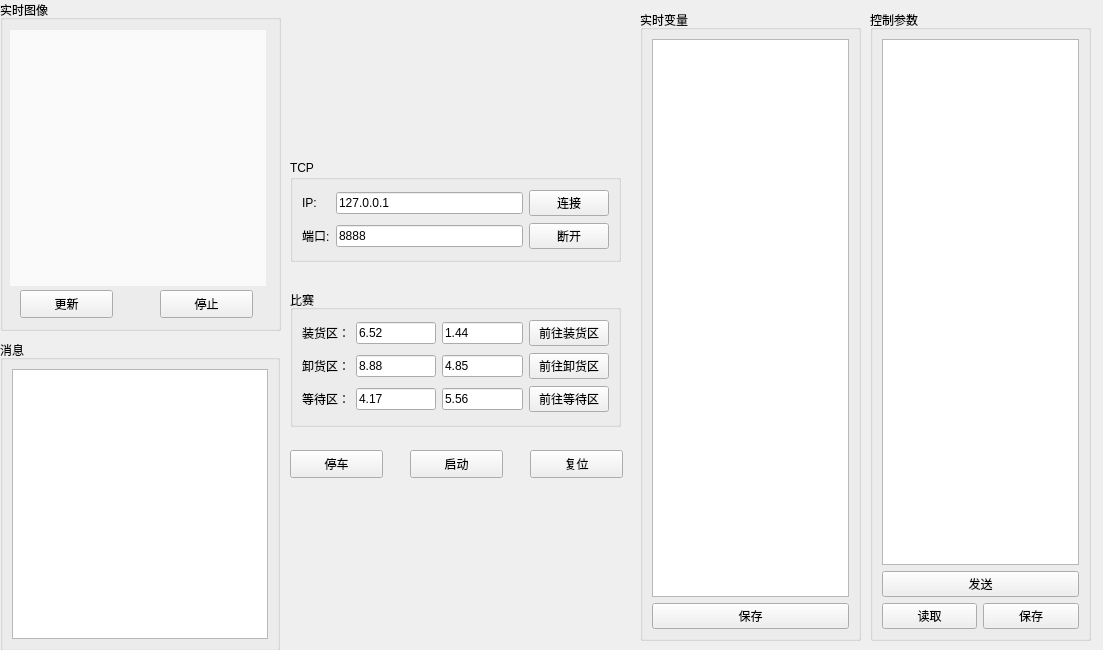
<?xml version="1.0" encoding="UTF-8"?>
<ui version="4.0">
 <class>Widget</class>
 <widget class="QWidget" name="Widget">
  <property name="geometry">
   <rect>
    <x>0</x>
    <y>0</y>
    <width>1103</width>
    <height>650</height>
   </rect>
  </property>
  <property name="windowTitle">
   <string>Widget</string>
  </property>
  <widget class="QGroupBox" name="groupBoxView">
   <property name="geometry">
    <rect>
     <x>640</x>
     <y>10</y>
     <width>221</width>
     <height>631</height>
    </rect>
   </property>
   <property name="title">
    <string>实时变量</string>
   </property>
   <layout class="QGridLayout" name="gridLayout">
    <item row="1" column="1" colspan="2">
     <widget class="QPushButton" name="ButtonViewSave">
      <property name="text">
       <string>保存</string>
      </property>
     </widget>
    </item>
    <item row="0" column="1" colspan="2">
     <widget class="QTableWidget" name="tableWidgetView">
      <attribute name="horizontalHeaderDefaultSectionSize">
       <number>88</number>
      </attribute>
      <attribute name="verticalHeaderDefaultSectionSize">
       <number>30</number>
      </attribute>
     </widget>
    </item>
   </layout>
  </widget>
  <widget class="QGroupBox" name="groupBoxTcp">
   <property name="geometry">
    <rect>
     <x>290</x>
     <y>160</y>
     <width>331</width>
     <height>102</height>
    </rect>
   </property>
   <property name="title">
    <string>TCP</string>
   </property>
   <layout class="QGridLayout" name="gridLayout_3">
    <item row="0" column="0">
     <widget class="QLabel" name="labelIP">
      <property name="text">
       <string>IP: </string>
      </property>
     </widget>
    </item>
    <item row="1" column="0">
     <widget class="QLabel" name="labelPort">
      <property name="text">
       <string>端口:</string>
      </property>
     </widget>
    </item>
    <item row="1" column="1">
     <widget class="QLineEdit" name="lineEditPort">
      <property name="text">
       <string>8888</string>
      </property>
     </widget>
    </item>
    <item row="0" column="2">
     <widget class="QPushButton" name="ButtonConnect">
      <property name="text">
       <string>连接</string>
      </property>
     </widget>
    </item>
    <item row="0" column="1">
     <widget class="QLineEdit" name="lineEditIP">
      <property name="text">
       <string>127.0.0.1</string>
      </property>
     </widget>
    </item>
    <item row="1" column="2">
     <widget class="QPushButton" name="ButtonDisConnect">
      <property name="text">
       <string>断开</string>
      </property>
     </widget>
    </item>
   </layout>
  </widget>
  <widget class="QGroupBox" name="groupBoxCtrl">
   <property name="geometry">
    <rect>
     <x>870</x>
     <y>10</y>
     <width>221</width>
     <height>631</height>
    </rect>
   </property>
   <property name="title">
    <string>控制参数</string>
   </property>
   <layout class="QGridLayout" name="gridLayout_2">
    <item row="2" column="1" colspan="2">
     <widget class="QPushButton" name="ButtonCtrlSend">
      <property name="text">
       <string>发送</string>
      </property>
     </widget>
    </item>
    <item row="3" column="2">
     <widget class="QPushButton" name="ButtonCtrlSave">
      <property name="text">
       <string>保存</string>
      </property>
     </widget>
    </item>
    <item row="3" column="1">
     <widget class="QPushButton" name="ButtonRead">
      <property name="text">
       <string>读取</string>
      </property>
     </widget>
    </item>
    <item row="1" column="1" colspan="2">
     <widget class="QTableWidget" name="tableWidgetCtrl">
      <attribute name="horizontalHeaderDefaultSectionSize">
       <number>88</number>
      </attribute>
      <attribute name="verticalHeaderDefaultSectionSize">
       <number>30</number>
      </attribute>
     </widget>
    </item>
   </layout>
  </widget>
  <widget class="QGroupBox" name="groupBoxImg">
   <property name="geometry">
    <rect>
     <x>0</x>
     <y>0</y>
     <width>281</width>
     <height>331</height>
    </rect>
   </property>
   <property name="title">
    <string>实时图像</string>
   </property>
   <widget class="QLabel" name="labelImg">
    <property name="geometry">
     <rect>
      <x>10</x>
      <y>30</y>
      <width>256</width>
      <height>256</height>
     </rect>
    </property>
    <property name="styleSheet">
     <string notr="true">background-color: rgb(250, 250, 250);</string>
    </property>
    <property name="text">
     <string/>
    </property>
   </widget>
   <widget class="QPushButton" name="ButtonTabImgClose">
    <property name="geometry">
     <rect>
      <x>160</x>
      <y>290</y>
      <width>93</width>
      <height>28</height>
     </rect>
    </property>
    <property name="text">
     <string>停止</string>
    </property>
   </widget>
   <widget class="QPushButton" name="ButtonTabImgRead">
    <property name="geometry">
     <rect>
      <x>20</x>
      <y>290</y>
      <width>93</width>
      <height>28</height>
     </rect>
    </property>
    <property name="text">
     <string>更新</string>
    </property>
   </widget>
  </widget>
  <widget class="QGroupBox" name="groupBoxText">
   <property name="geometry">
    <rect>
     <x>0</x>
     <y>340</y>
     <width>280</width>
     <height>311</height>
    </rect>
   </property>
   <property name="title">
    <string>消息</string>
   </property>
   <layout class="QGridLayout" name="gridLayout_5">
    <item row="0" column="0">
     <widget class="QTextEdit" name="textEdit">
      <property name="toolTip">
       <string/>
      </property>
      <property name="readOnly">
       <bool>true</bool>
      </property>
     </widget>
    </item>
   </layout>
  </widget>
  <widget class="QGroupBox" name="groupBoxMatch">
   <property name="geometry">
    <rect>
     <x>290</x>
     <y>290</y>
     <width>331</width>
     <height>137</height>
    </rect>
   </property>
   <property name="title">
    <string>比赛</string>
   </property>
   <layout class="QGridLayout" name="gridLayout_4">
    <item row="1" column="1">
     <widget class="QLineEdit" name="lineEditUnloadx">
      <property name="text">
       <string>8.88</string>
      </property>
     </widget>
    </item>
    <item row="0" column="1">
     <widget class="QLineEdit" name="lineEditLoadx">
      <property name="text">
       <string>6.52</string>
      </property>
     </widget>
    </item>
    <item row="2" column="0">
     <widget class="QLabel" name="labelWait">
      <property name="text">
       <string>等待区：</string>
      </property>
     </widget>
    </item>
    <item row="0" column="2">
     <widget class="QLineEdit" name="lineEditLoady">
      <property name="text">
       <string>1.44</string>
      </property>
     </widget>
    </item>
    <item row="2" column="2">
     <widget class="QLineEdit" name="lineEditWaity">
      <property name="text">
       <string>5.56</string>
      </property>
     </widget>
    </item>
    <item row="1" column="0">
     <widget class="QLabel" name="labelUnload">
      <property name="text">
       <string>卸货区：</string>
      </property>
     </widget>
    </item>
    <item row="0" column="0">
     <widget class="QLabel" name="labelLoad">
      <property name="text">
       <string>装货区：</string>
      </property>
     </widget>
    </item>
    <item row="0" column="3">
     <widget class="QPushButton" name="ButtonToLoad">
      <property name="text">
       <string>前往装货区</string>
      </property>
     </widget>
    </item>
    <item row="1" column="2">
     <widget class="QLineEdit" name="lineEditUnloady">
      <property name="text">
       <string>4.85</string>
      </property>
     </widget>
    </item>
    <item row="2" column="3">
     <widget class="QPushButton" name="ButtonToWait">
      <property name="text">
       <string>前往等待区</string>
      </property>
     </widget>
    </item>
    <item row="2" column="1">
     <widget class="QLineEdit" name="lineEditWaitx">
      <property name="text">
       <string>4.17</string>
      </property>
     </widget>
    </item>
    <item row="1" column="3">
     <widget class="QPushButton" name="ButtonToUnload">
      <property name="text">
       <string>前往卸货区</string>
      </property>
     </widget>
    </item>
   </layout>
  </widget>
  <widget class="QPushButton" name="ButtonStop">
   <property name="geometry">
    <rect>
     <x>290</x>
     <y>450</y>
     <width>93</width>
     <height>28</height>
    </rect>
   </property>
   <property name="text">
    <string>停车</string>
   </property>
  </widget>
  <widget class="QPushButton" name="ButtonStart">
   <property name="geometry">
    <rect>
     <x>410</x>
     <y>450</y>
     <width>93</width>
     <height>28</height>
    </rect>
   </property>
   <property name="text">
    <string>启动</string>
   </property>
  </widget>
  <widget class="QPushButton" name="ButtonRestart">
   <property name="geometry">
    <rect>
     <x>530</x>
     <y>450</y>
     <width>93</width>
     <height>28</height>
    </rect>
   </property>
   <property name="text">
    <string>复位</string>
   </property>
  </widget>
 </widget>
 <resources/>
 <connections/>
</ui>
